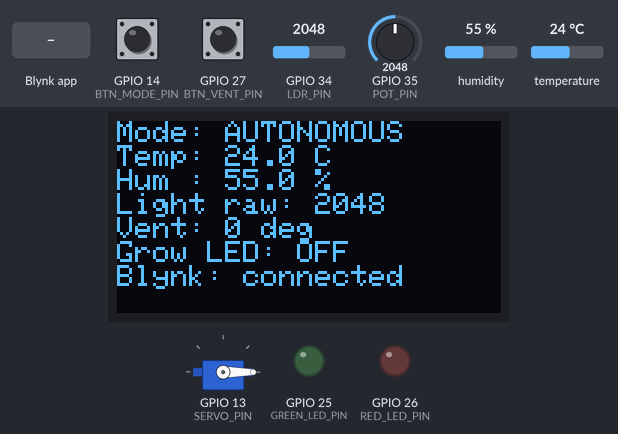
The sketch below on a simulated ESP32. Parts: servo, 128×64 one-colour display, output pins drawn as LEDs (lit = HIGH). The inputs (shaded band) are chosen by the test bench; at power-on: GPIO 34 (LDR_PIN) = 2048, GPIO 14 (BTN_MODE_PIN) HIGH, GPIO 27 (BTN_VENT_PIN) HIGH, temperature 24 °C, GPIO 35 (POT_PIN) = 2048, humidity 55 %. WiFi joins after 1.5 s; servers stay silent unless stated; what the sketch prints to the serial monitor is not drawn.

Above: at 3.2 s.
3.3 s: GPIO 34 (LDR_PIN) set to 1943
At 5.1 s:
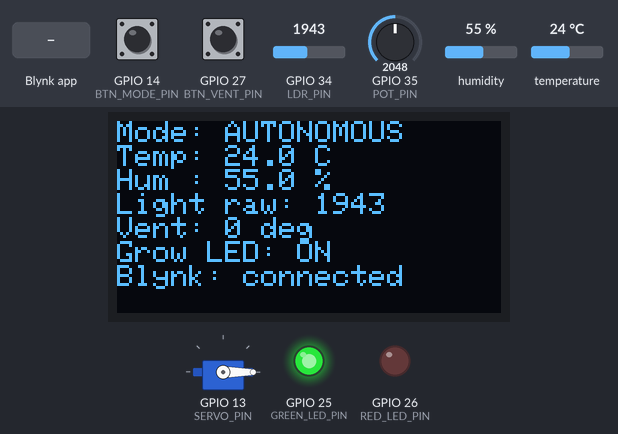
5.5 s: GPIO 14 (BTN_MODE_PIN) pulled LOW for 0.15 s
At 6.3 s:
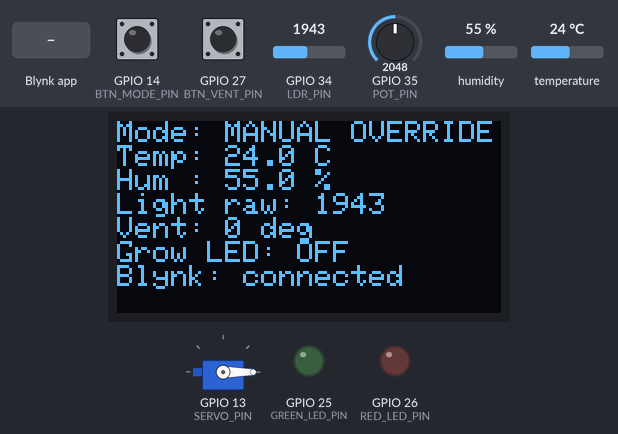
7.1 s: GPIO 27 (BTN_VENT_PIN) pulled LOW for 0.15 s
At 7.56 s:
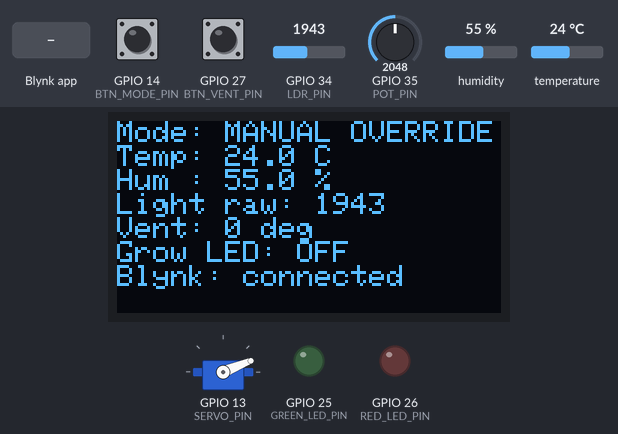
7.8 s: Blynk app writes 0 to V0
At 8.16 s:
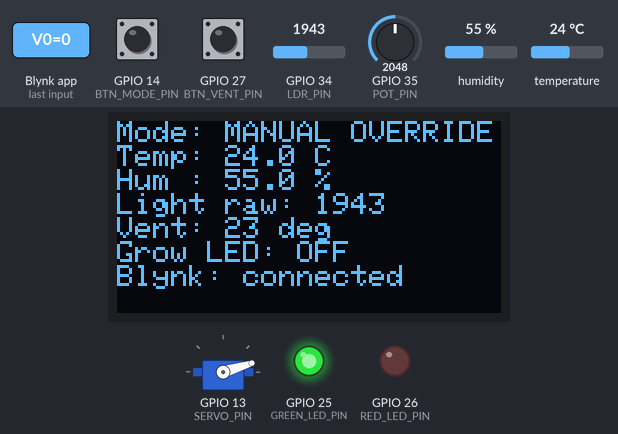
9.8 s: temperature set to 29.5 °C
At 11.0 s:
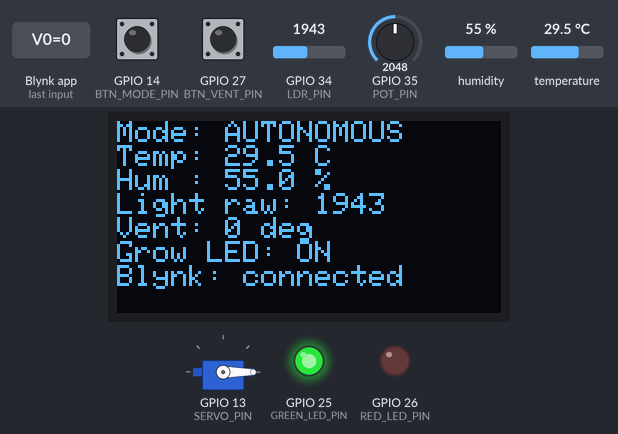
11.5 s: temperature set to 30.7 °C
At 15.7 s:
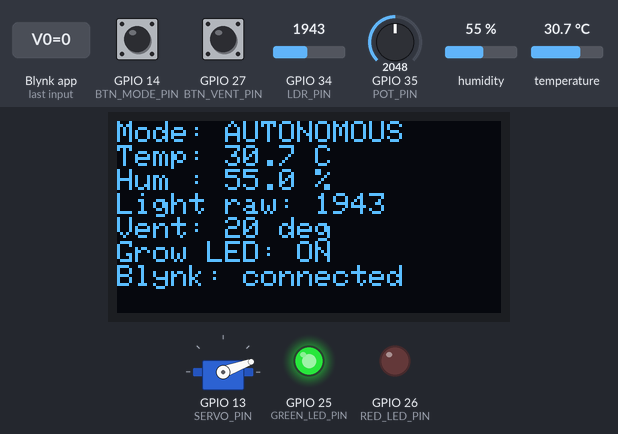
Timing chart, 0 to 17.0 s (numbered marks = the images above; inputs shaded):
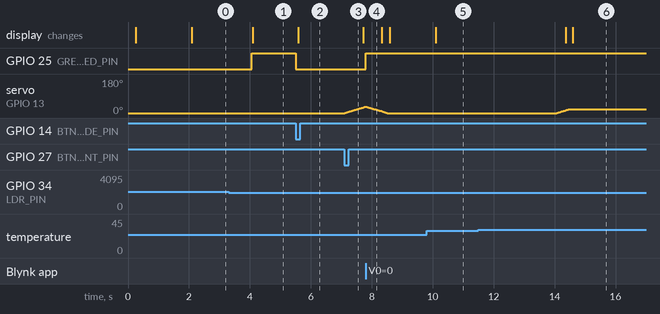

The sketch:

nursery_physical_blynk.ino
```cpp
#define BLYNK_TEMPLATE_ID   "TMPL6uMJeIuBy"        // <-- from Blynk.Console
#define BLYNK_TEMPLATE_NAME "MicroClimate Nursery"
#define BLYNK_AUTH_TOKEN    "5KV0LOJ3slE1etDEsmMjHCoZ9oiS0eR9" // <-- from Blynk.Console / email
#define BLYNK_PRINT Serial

#include <WiFi.h>
#include <BlynkSimpleEsp32.h>
#include <Wire.h>
#include <Adafruit_GFX.h>
#include <Adafruit_SSD1306.h>
#include <DHT.h>
#include <ESP32Servo.h>

// ---------------- WiFi Credentials ----------------
char ssid[] = "Isuru";
char pass[] = "Isuru#075";

// ---------------- Pin Definitions (identical to Wokwi build) ----------------
#define DHTPIN        4
#define DHTTYPE       DHT22
#define LDR_PIN       34
#define POT_PIN       35
#define SERVO_PIN     13
#define GREEN_LED_PIN 25   // Grow light
#define RED_LED_PIN   26   // Warning light
#define BTN_VENT_PIN  27
#define BTN_MODE_PIN  14

#define SCREEN_WIDTH  128
#define SCREEN_HEIGHT 64
#define OLED_RESET    -1
#define SCREEN_ADDR   0x3C

// ---------------- Objects ----------------
DHT dht(DHTPIN, DHTTYPE);
Servo ventServo;
Adafruit_SSD1306 display(SCREEN_WIDTH, SCREEN_HEIGHT, &Wire, OLED_RESET);
BlynkTimer blynkTimer;

// ---------------- System State ----------------
enum SystemMode { AUTONOMOUS, MANUAL, SAFETY_FAULT };
volatile SystemMode currentMode = AUTONOMOUS;

volatile bool manualModeRequested = false; // Button2 OR Blynk V0
volatile bool manualVentOpen      = false; // Button1 OR Blynk V1

float  temperature = 0, humidity = 0;
int    ldrRaw = 0, potRaw = 0;
bool   sensorFault = false;
String faultReason = "";
bool   growLightOn = false;
bool   conflictActive = false;

int ventAngle   = 0;
int targetAngle = 0;

// ---------------- Design-challenge constants ----------------
const float HEAT_THRESHOLD     = 30.0;
const float COLD_THRESHOLD     = 15.0;
const float COLD_SAFETY_WEIGHT = 1.6;
const int VENT_CLOSED_ANGLE    = 0;
const int VENT_MIN_OPEN_ANGLE  = 20;
const int VENT_MAX_OPEN_ANGLE  = 120;

// ---------------- Timing ----------------
unsigned long lastSensorRead  = 0;
const unsigned long SENSOR_INTERVAL_MS = 2000;
unsigned long lastServoMove   = 0;
unsigned long lastOledUpdate  = 0;
unsigned long lastSerialPrint = 0;
unsigned long lastBlynkPush   = 0;

volatile unsigned long lastVentBtnIsr = 0;
volatile unsigned long lastModeBtnIsr = 0;
const unsigned long DEBOUNCE_MS = 250;

// ---------------- ISRs ----------------

/**
 * @brief GPIO interrupt for the vent button. Toggles the manual vent
 *        request flag; debounced using a millis() timestamp inside the ISR.
 * @return void.
 */
void IRAM_ATTR onVentButton() {
  unsigned long now = millis();
  if (now - lastVentBtnIsr > DEBOUNCE_MS) {
    manualVentOpen = !manualVentOpen;
    lastVentBtnIsr = now;
  }
}

/**
 * @brief GPIO interrupt for the mode button. Toggles the manual mode
 *        request flag; debounced using a millis() timestamp inside the ISR.
 * @return void.
 */
void IRAM_ATTR onModeButton() {
  unsigned long now = millis();
  if (now - lastModeBtnIsr > DEBOUNCE_MS) {
    manualModeRequested = !manualModeRequested;
    lastModeBtnIsr = now;
  }
}

// ---------------- Blynk callbacks ----------------

/**
 * @brief Blynk V0 switch: sets/clears MANUAL mode request from the app.
 * @param param Blynk event payload, 1 = manual requested, 0 = auto.
 * @return void.
 */
BLYNK_WRITE(V0) {
  manualModeRequested = (bool)param.asInt();
}

/**
 * @brief Blynk V1 switch: Manual Vent ON/OFF. Only takes effect while the
 *        system is actually in MANUAL mode (priority hierarchy enforced
 *        centrally in loop(), not here).
 * @param param Blynk event payload, 1 = open, 0 = closed.
 * @return void.
 */
BLYNK_WRITE(V1) {
  manualVentOpen = (bool)param.asInt();
}

/**
 * @brief Called once when the device (re)connects to the Blynk server.
 *        Re-syncs V0/V1 so the app state matches the device state.
 * @return void.
 */
BLYNK_CONNECTED() {
  Blynk.syncVirtual(V0, V1);
}

// ---------------- Setup ----------------

/**
 * @brief Initialises serial, sensors, pins, interrupts, the servo, the
 *        OLED, and starts the Blynk/WiFi connection.
 * @return void.
 */
void setup() {
  Serial.begin(115200);
  delay(200);
  Serial.println(F("=== Micro-Climate Nursery Controller (PHYSICAL+BLYNK) ==="));

  dht.begin();

  pinMode(GREEN_LED_PIN, OUTPUT);
  pinMode(RED_LED_PIN, OUTPUT);
  pinMode(BTN_VENT_PIN, INPUT_PULLUP);
  pinMode(BTN_MODE_PIN, INPUT_PULLUP);

  attachInterrupt(digitalPinToInterrupt(BTN_VENT_PIN), onVentButton, FALLING);
  attachInterrupt(digitalPinToInterrupt(BTN_MODE_PIN), onModeButton, FALLING);

  ventServo.setPeriodHertz(50);
  ventServo.attach(SERVO_PIN, 500, 2400);
  ventServo.write(VENT_CLOSED_ANGLE);

  if (!display.begin(SSD1306_SWITCHCAPVCC, SCREEN_ADDR)) {
    Serial.println(F("OLED init failed"));
  }
  display.clearDisplay();
  display.setTextColor(SSD1306_WHITE);
  display.setTextSize(1);
  display.setCursor(0, 0);
  display.println(F("Connecting WiFi..."));
  display.display();

  Blynk.begin(BLYNK_AUTH_TOKEN, ssid, pass);
}

/**
 * @brief Reads sensors and flags a fault if any value is missing/out of range.
 * @return void.
 */
void checkSensorFault() {
  sensorFault = false;
  faultReason = "";

  if (isnan(temperature) || isnan(humidity)) {
    sensorFault = true;
    faultReason = "DHT22 disconnected";
  } else if (temperature < -40 || temperature > 80) {
    sensorFault = true;
    faultReason = "DHT22 out-of-range";
  } else if (ldrRaw <= 0 || ldrRaw >= 4095) {
    sensorFault = true;
    faultReason = "LDR stuck/disconnected";
  }
}

/**
 * @brief Autonomous climate logic - severity-weighted conflict resolution.
 * @return void. Sets targetAngle, growLightOn, conflictActive.
 */
void applyAutonomousLogic() {
  int lightThreshold = map(potRaw, 0, 4095, 500, 3500);
  growLightOn = (ldrRaw < lightThreshold); // dark -> lights on

  float coldSeverity = COLD_THRESHOLD - temperature;
  float heatSeverity  = temperature - HEAT_THRESHOLD;

  conflictActive = false;

  if (coldSeverity > 0 && heatSeverity > 0) {
    conflictActive = true;
    float weightedCold = coldSeverity * COLD_SAFETY_WEIGHT;
    if (weightedCold >= heatSeverity) {
      targetAngle = VENT_CLOSED_ANGLE;
    } else {
      targetAngle = map(constrain((int)temperature, (int)HEAT_THRESHOLD, (int)HEAT_THRESHOLD + 10),
                         (int)HEAT_THRESHOLD, (int)HEAT_THRESHOLD + 10,
                         VENT_MIN_OPEN_ANGLE, VENT_MAX_OPEN_ANGLE);
    }
  } else if (coldSeverity > 0) {
    targetAngle = VENT_CLOSED_ANGLE;
  } else if (heatSeverity > 0) {
    targetAngle = map(constrain((int)temperature, (int)HEAT_THRESHOLD, (int)HEAT_THRESHOLD + 10),
                       (int)HEAT_THRESHOLD, (int)HEAT_THRESHOLD + 10,
                       VENT_MIN_OPEN_ANGLE, VENT_MAX_OPEN_ANGLE);
  } else {
    targetAngle = VENT_CLOSED_ANGLE;
  }
}

/**
 * @brief Manual override: vent responds only to button/app; automation suspended.
 * @return void.
 */
void applyManualState() {
  targetAngle    = manualVentOpen ? VENT_MAX_OPEN_ANGLE : VENT_CLOSED_ANGLE;
  growLightOn    = false;
  conflictActive = false;
}

/**
 * @brief Predefined safe posture used whenever a sensor fault is active.
 * @return void.
 */
void applySafetyPosture() {
  targetAngle    = VENT_CLOSED_ANGLE;
  growLightOn    = false;
  conflictActive = false;
}

/**
 * @brief Moves the servo one step toward targetAngle every 20ms, giving
 *        smooth non-blocking motion instead of jumping to position.
 * @return void.
 */
void updateServo() {
  if (millis() - lastServoMove >= 20) {
    lastServoMove = millis();
    if (ventAngle < targetAngle) ventAngle++;
    else if (ventAngle > targetAngle) ventAngle--;
    ventServo.write(ventAngle);
  }
}

/**
 * @brief Refreshes the OLED with mode-appropriate status information.
 * @return void.
 */
void updateOLED() {
  display.clearDisplay();
  display.setCursor(0, 0);
  display.setTextSize(1);

  if (currentMode == SAFETY_FAULT) {
    display.println(F("*** SENSOR FAULT ***"));
    display.println(faultReason);
    display.println(F("Vent forced CLOSED"));
  } else {
    display.print(F("Mode: "));
    display.println(currentMode == MANUAL ? F("MANUAL OVERRIDE") : F("AUTONOMOUS"));
    display.print(F("Temp: ")); display.print(temperature, 1); display.println(F(" C"));
    display.print(F("Hum : ")); display.print(humidity, 1); display.println(F(" %"));
    display.print(F("Light raw: ")); display.println(ldrRaw);
    display.print(F("Vent: ")); display.print(ventAngle); display.println(F(" deg"));
    display.print(F("Grow LED: ")); display.println(growLightOn ? F("ON") : F("OFF"));
    if (conflictActive) display.println(F("!! CLIMATE CONFLICT !!"));
    display.println(F("Blynk: connected"));
  }
  display.display();
}

/**
 * @brief Prints a single-line status snapshot to the serial terminal.
 * @return void.
 */
void printSerialStatus() {
  Serial.print(F("Mode="));
  Serial.print(currentMode == AUTONOMOUS ? "AUTO" : (currentMode == MANUAL ? "MANUAL" : "FAULT"));
  Serial.print(F(" | T=")); Serial.print(temperature);
  Serial.print(F(" | H=")); Serial.print(humidity);
  Serial.print(F(" | LDR=")); Serial.print(ldrRaw);
  Serial.print(F(" | POT=")); Serial.print(potRaw);
  Serial.print(F(" | Vent=")); Serial.print(ventAngle);
  Serial.print(F(" | Grow=")); Serial.print(growLightOn);
  Serial.print(F(" | Conflict=")); Serial.print(conflictActive);
  if (sensorFault) { Serial.print(F(" | FAULT=")); Serial.print(faultReason); }
  Serial.println();
}

/**
 * @brief Pushes live readings and a text status to the Blynk dashboard.
 * @return void.
 */
void pushToBlynk() {
  Blynk.virtualWrite(V2, temperature);
  Blynk.virtualWrite(V3, humidity);
  int lightPercent = map(ldrRaw, 0, 4095, 0, 100);
  Blynk.virtualWrite(V4, lightPercent);

  String status;
  if (currentMode == SAFETY_FAULT) status = "FAULT: " + faultReason;
  else if (currentMode == MANUAL)   status = "MANUAL OVERRIDE";
  else if (conflictActive)          status = "AUTO - CLIMATE CONFLICT";
  else                               status = "AUTO - NORMAL";
  Blynk.virtualWrite(V5, status);
}

// ---------------- Main Loop (no delay()) ----------------

/**
 * @brief Main non-blocking loop: services Blynk, samples sensors on
 *        schedule, resolves the mode priority hierarchy (fault > manual >
 *        autonomous), applies the resulting actuator state, and refreshes
 *        the OLED/serial/Blynk outputs on their own independent intervals.
 * @return void.
 */
void loop() {
  Blynk.run();

  if (millis() - lastSensorRead >= SENSOR_INTERVAL_MS) {
    lastSensorRead = millis();
    temperature = dht.readTemperature();
    humidity    = dht.readHumidity();
    ldrRaw      = analogRead(LDR_PIN);
    potRaw      = analogRead(POT_PIN);
  }

  // ---- Priority hierarchy: SENSOR FAULT > MANUAL > AUTONOMOUS ----
  // Applies identically whether MANUAL/AUTO was requested by the physical
  // button or by the Blynk V0 switch - the app cannot bypass a fault state.
  checkSensorFault();
  if (sensorFault) {
    currentMode = SAFETY_FAULT;
  } else if (manualModeRequested) {
    currentMode = MANUAL;
  } else {
    currentMode = AUTONOMOUS;
  }

  switch (currentMode) {
    case SAFETY_FAULT: applySafetyPosture();    break;
    case MANUAL:        applyManualState();     break;
    case AUTONOMOUS:    applyAutonomousLogic();  break;
  }

  updateServo();
  digitalWrite(GREEN_LED_PIN, growLightOn ? HIGH : LOW);
  digitalWrite(RED_LED_PIN, (currentMode == SAFETY_FAULT || conflictActive) ? HIGH : LOW);

  if (millis() - lastOledUpdate >= 500) {
    lastOledUpdate = millis();
    updateOLED();
  }

  if (millis() - lastSerialPrint >= 1000) {
    lastSerialPrint = millis();
    printSerialStatus();
  }

  if (millis() - lastBlynkPush >= 2000) {
    lastBlynkPush = millis();
    pushToBlynk();
  }
}
```

Measured:
- the behaviour switches between 2000 and 1999 on GPIO 34 (LDR_PIN) (found by bisection; images 0 and 1)
- the behaviour switches between 30 and 30.1 °C on temperature (found by bisection; images 5 and 6)
- after the input at 3.3 s, GPIO 25 (GREEN_LED_PIN): LOW → HIGH after 0.76 s; the display: changes after 0.79 s (image 1)
- after the input at 5.5 s, GPIO 25 (GREEN_LED_PIN): HIGH → LOW at once; the display: changes after 0.09 s (image 2)
- after the input at 7.1 s, servo on GPIO 13 (SERVO_PIN): moves from 0° to 33° over 0.66 s, starting at once
- after the input at 7.8 s, GPIO 25 (GREEN_LED_PIN): LOW → HIGH at once
- after the input at 9.8 s, the display: changes after 0.30 s (image 5)
- after the input at 11.5 s, servo on GPIO 13 (SERVO_PIN): moves from 0° to 20° over 0.40 s, starting after 2.6 s; the display: first changes after 2.9 s (image 6 shows a later state)
